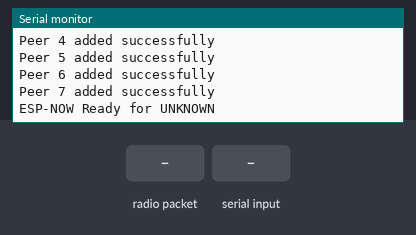
A sketch run on a simulated ESP32. On the bench: the last lines printed to the serial monitor. Inputs (shaded band) come from the test bench.

Above: at 1.2 s.
1.3 s: radio packet "MCU" arrives
At 2.0 s:
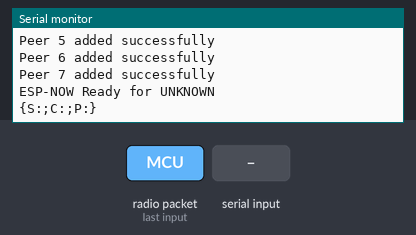
2.8 s: "MCU\n" received over Serial
At 3.7 s:
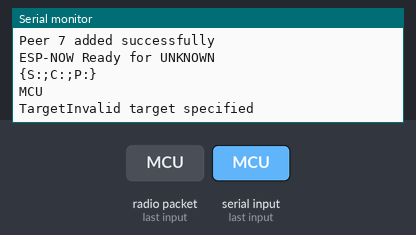
4.3 s: "GCS\n" received over Serial
At 4.8 s:
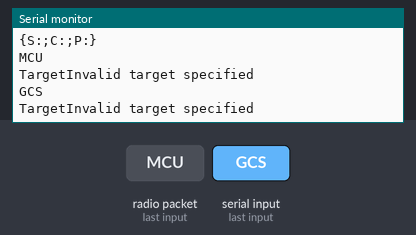
5.8 s: "CD1\n" received over Serial
At 7.0 s:
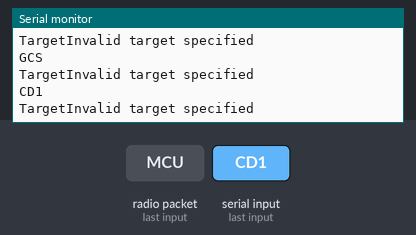
7.3 s: "S\n" received over Serial
At 8.3 s:
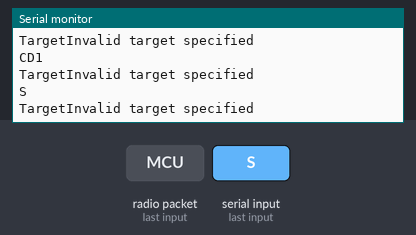
Timing chart, 0 to 9.8 s (numbered marks = the images above; inputs shaded):
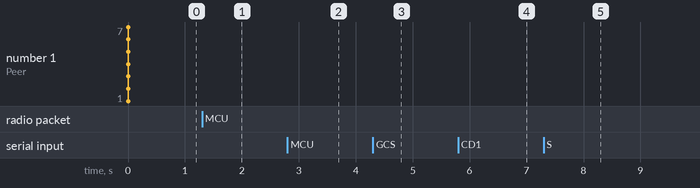

Measured:
- after the input at 1.3 s, the serial monitor: prints a new line after 0.05 s (image 1)
- after the input at 2.8 s, the serial monitor: prints a new line at once (image 2)
- after the input at 4.3 s, the serial monitor: prints a new line at once (image 3)
- after the input at 5.8 s, the serial monitor: prints a new line at once (image 4)
- after the input at 7.3 s, the serial monitor: prints a new line at once (image 5)

The sketch:

ESP32_GCS.ino
```cpp
#include <esp_now.h>
#include <WiFi.h>
#include <ArduinoJson.h>

// MAC addresses of other ESP32 devices
uint8_t gcsMAC[] = { 0x08, 0xF9, 0xE0, 0x9F, 0x24, 0x20 };  // GCS MAC address
uint8_t mcuMAC[] = { 0x3C, 0x8A, 0x1F, 0x0B, 0x64, 0x40 };  // MCU MAC address
uint8_t cd1MAC[] = { 0x94, 0x54, 0xC5, 0x4D, 0xBC, 0xEC };  // CD1 MAC address
uint8_t cd2MAC[] = { 0xC0, 0x5D, 0x89, 0xB0, 0x18, 0xBC };  // CD2 MAC address
uint8_t cd3MAC[] = { 0xA0, 0xB7, 0x65, 0x07, 0x63, 0x74 };  // CD3 MAC address
uint8_t cd4MAC[] = { 0x14, 0x2B, 0x2F, 0xD9, 0xFD, 0xB4 };  // CD4 MAC address
uint8_t cd5MAC[] = { 0x14, 0x2B, 0x2F, 0xDB, 0x1E, 0x14 };  // CD5 MAC address

// Array to store multiple peers
uint8_t *peerMACs[] = {
  mcuMAC,  // MCU MAC address
  gcsMAC,  // GCS MAC address
  cd1MAC,  // CD1 MAC address
  cd2MAC,  // CD2 MAC address
  cd3MAC,  // CD3 MAC address
  cd4MAC,  // CD4 MAC address
  cd5MAC   // CD5 MAC address
};

esp_now_peer_info_t peerInfo;

// Global variable to store sender identity
String senderIdentity = "";

// Command structure
struct CommandPacket {
  String S;  // GCS or other sender
  String T;  // MCU or CL1
  String C;  // Command type (e.g., "ARM", "LAUNCH")
  String P;  // Actual payload data
};

// Function to get target MAC address
uint8_t *getTargetMAC(const String &target) {
  if (target == "MCU") {
    return mcuMAC;
  } else if (target == "GCS") {
    return gcsMAC;
  } else if (target == "CD1") {
    return cd1MAC;
  } else if (target == "CD2") {
    return cd2MAC;
  } else if (target == "CD3") {
    return cd3MAC;
  } else if (target == "CD4") {
    return cd4MAC;
  } else if (target == "CD5") {
    return cd5MAC;
  } else {
    return nullptr;  // Invalid target
  }
}

// Function to add peers
void addPeers() {
  for (int i = 0; i < sizeof(peerMACs) / sizeof(peerMACs[0]); i++) {
    memcpy(peerInfo.peer_addr, peerMACs[i], 6);
    peerInfo.channel = 0;
    peerInfo.encrypt = false;

    // Add peer
    if (esp_now_add_peer(&peerInfo) != ESP_OK) {
      Serial.print("Failed to add peer ");
      Serial.println(i + 1);  // Print the peer number (1-based)
    } else {
      Serial.print("Peer ");
      Serial.print(i + 1);  // Print the peer number (1-based)
      Serial.println(" added successfully");
    }
  }
}

// Function to compare MAC address and set sender field
String getSenderBasedOnMAC() {
  uint8_t mac[6];
  WiFi.macAddress(mac);

  // Compare MAC addresses with predefined ones and set sender
  if (memcmp(mac, mcuMAC, 6) == 0) {
    return "MCU";
  } else if (memcmp(mac, gcsMAC, 6) == 0) {
    return "GCS";
  } else if (memcmp(mac, cd1MAC, 6) == 0) {
    return "CD1";
  } else if (memcmp(mac, cd2MAC, 6) == 0) {
    return "CD2";
  } else if (memcmp(mac, cd3MAC, 6) == 0) {
    return "CD3";
  } else if (memcmp(mac, cd4MAC, 6) == 0) {
    return "CD4";
  } else if (memcmp(mac, cd5MAC, 6) == 0) {
    return "CD5";
  } else {
    return "UNKNOWN";  // In case the MAC address doesn't match any predefined ones
  }
}

// Function to parse input data
void parseInputData(const String &inputData, CommandPacket &packet) {
  String data = inputData;
  data.replace("{", "");  // Remove opening brace
  data.replace("}", "");  // Remove closing brace
  data.trim();            // Remove leading and trailing spaces

  // Split the input string into key-value pairs
  int start = 0;
  while (start < data.length()) {
    int colonIndex = data.indexOf(':', start);
    int semicolonIndex = data.indexOf(';', start);

    // If no colon is found, break (invalid input)
    if (colonIndex == -1) break;

    // Extract key and value
    String key = data.substring(start, colonIndex);
    String value = data.substring(colonIndex + 1, (semicolonIndex == -1) ? data.length() : semicolonIndex);

    // Trim spaces from key and value
    key.trim();
    value.trim();

    // Map keys to CommandPacket fields
    if (key == "S") {
      packet.S = value;
    } else if (key == "T") {
      packet.T = value;
    } else if (key == "C") {
      packet.C = value;
    } else if (key == "P") {
      packet.P = value;
    }

    // Move to the next key-value pair
    start = (semicolonIndex == -1) ? data.length() : semicolonIndex + 1;
  }
}

// Function to serialize the CommandPacket
String serializeCommandPacket(const CommandPacket &packet) {
  String serialized = "{S:" + packet.S + ";T:" + packet.T + ";C:" + packet.C;
  if (!packet.P.isEmpty()) {
    serialized += ";P:" + packet.P;
  }
  serialized += "}";
  return serialized;
}


void setup() {
  Serial.begin(115200);
  WiFi.mode(WIFI_STA);

  if (esp_now_init() != ESP_OK) {
    Serial.println("Error initializing ESP-NOW");
    return;
  }

  esp_now_register_send_cb(OnDataSent);
  esp_now_register_recv_cb(esp_now_recv_cb_t(OnDataRecv));

  // Add peers
  addPeers();

  // Set sender identity based on the MAC address
  senderIdentity = getSenderBasedOnMAC();
  Serial.print("ESP-NOW Ready for ");
  Serial.println(senderIdentity);
}

void loop() {
  if (Serial.available()) {
    String inputData = Serial.readStringUntil('\n');
    CommandPacket packet;
    parseInputData(inputData, packet);
    Serial.println(inputData);

    // Set the sender field in the packet to the identified sender
    packet.S = senderIdentity;

    if (packet.T == "GCS" && packet.C == "SERIAL" && packet.P == "HB") {
      Serial.println("OK");
    } else {

      uint8_t *targetMAC = getTargetMAC(packet.T);
      if (targetMAC != nullptr) {
        String serializedData = serializeCommandPacket(packet);
        esp_now_send(targetMAC, (uint8_t *)serializedData.c_str(), serializedData.length());
      } else {
        Serial.print("Target");
        Serial.print(packet.T);
        Serial.println("Invalid target specified");
      }
    }
  }
}

void OnDataSent(const uint8_t *mac_addr, esp_now_send_status_t status) {
  Serial.print("Last Packet Send Status: ");
  Serial.println(status == ESP_NOW_SEND_SUCCESS ? "Delivery Success" : "Delivery Fail");
}

void OnDataRecv(const uint8_t *mac, const uint8_t *incomingData, int len) {
  String receivedData = String((char *)incomingData).substring(0, len);
  CommandPacket packet;
  parseInputData(receivedData, packet);

  // Manually format the string without quotes
  String formattedData = "{S:" + packet.S + ";C:" + packet.C + ";P:" + packet.P + "}";

  // Print the formatted string without quotes
  Serial.println(formattedData);
}
```
